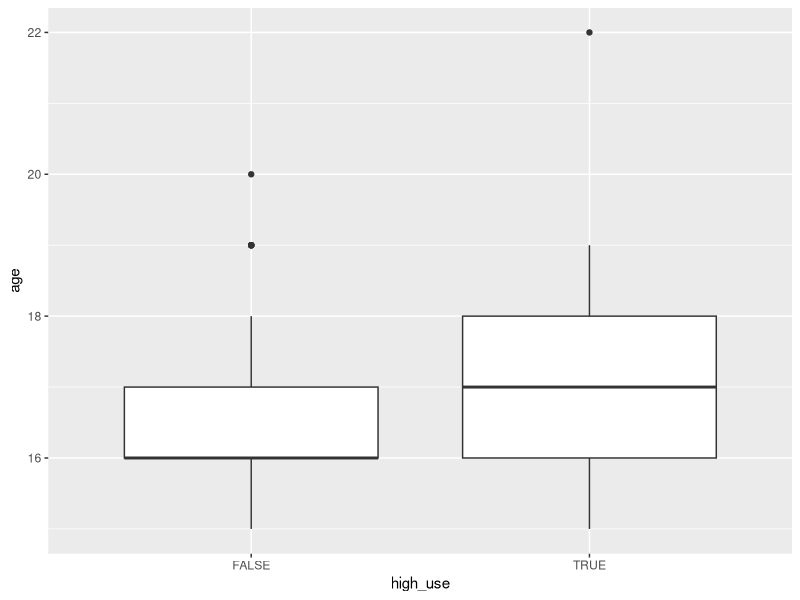
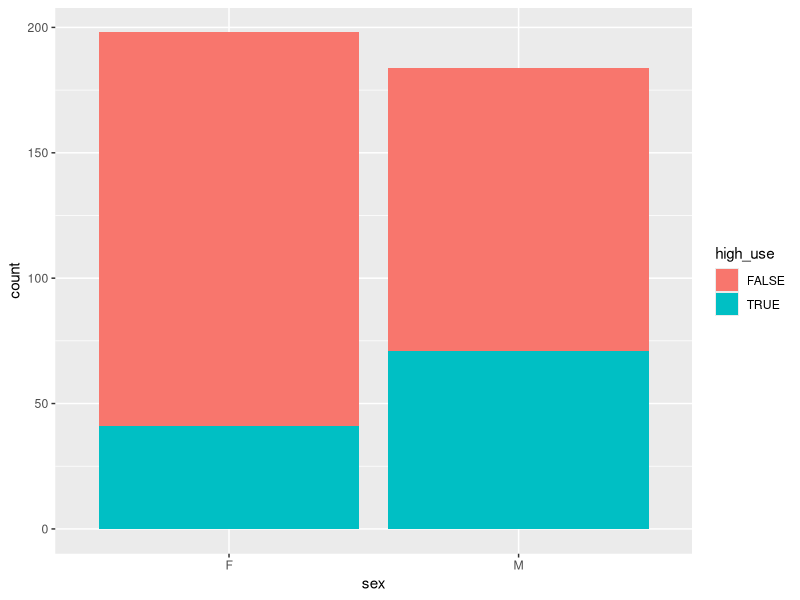
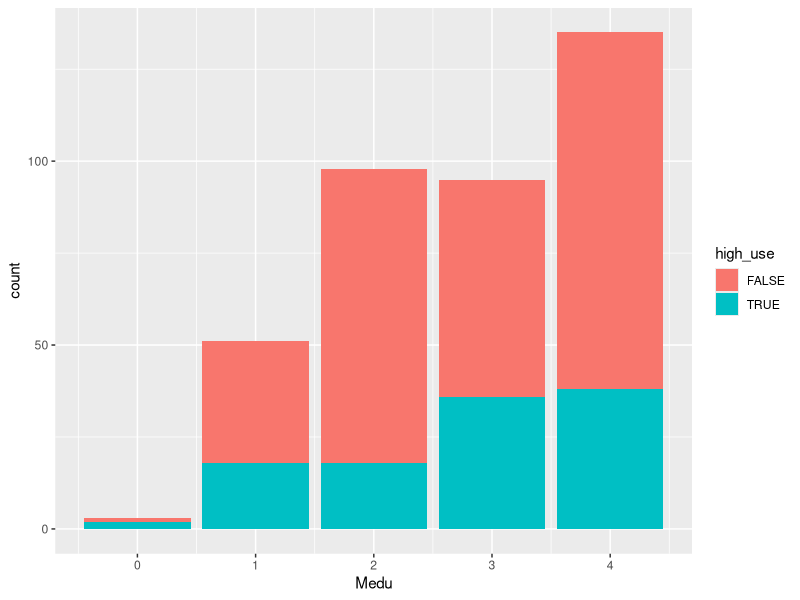
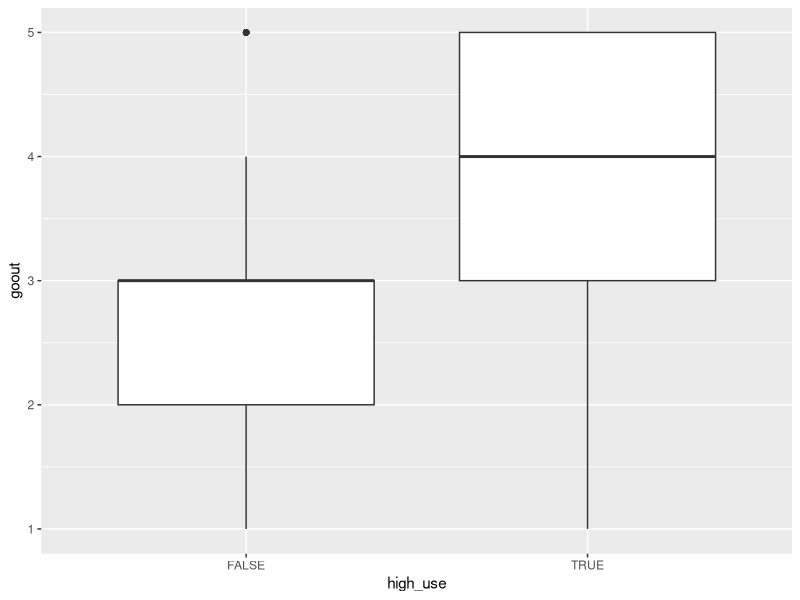
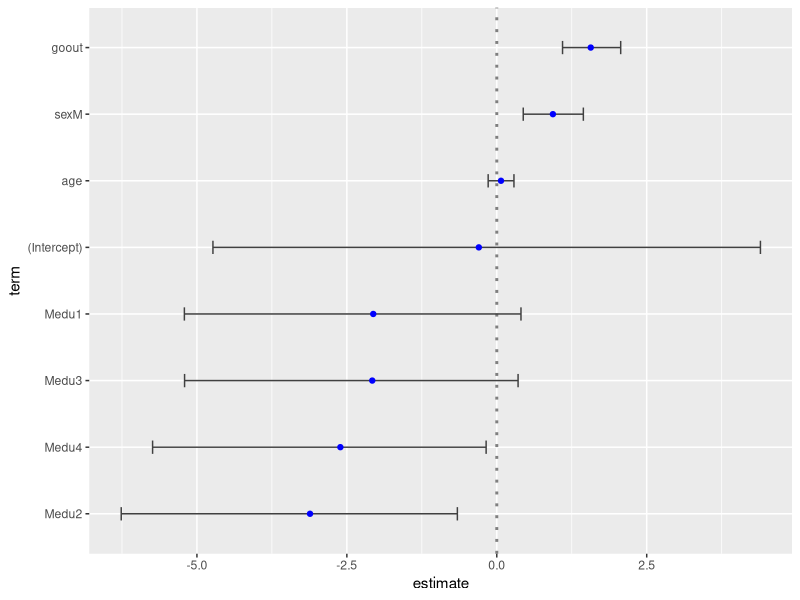

Here is the R script that generated these plots, in order:
## ---- chunk 1
library(data.table)

# Read in learning2014 created with create_learning2014.R
alc<-fread("data/alc.txt")
colnames(alc)
## ---- chunk 2
vars<-c("age","sex","Medu","goout")
str(alc[,vars,with=F])
## ---- chunk 3
library(ggplot2)
library(GGally)
#ggpairs(alc, columns=c(vars,"high_use"))
## ---- chunk 4
library(ggridges)
library(magrittr)
library(dplyr)
ggplot(data=alc, aes(x=high_use, y=age)) + geom_boxplot()

# Differenes in mean and standard deviation
alc %>% group_by(high_use) %>% summarise(mean_age=mean(age), sd_age=sd(age))

# Univariate non-parametric test
wilcox.test(age~high_use, data=alc)
## ---- chunk 5
ggplot(data=alc, aes(x=sex, fill=high_use)) + geom_bar()
table(alc$high_use, alc$sex)
chisq.test(x=alc$high_use, y=alc$sex)
## ---- chunk 6
ggplot(data=alc, aes(x=Medu, fill=high_use)) + geom_bar()
table(alc$high_use, alc$Medu)
chisq.test(y=alc$high_use, x=as.factor(alc$Medu))
## ---- chunk 7
ggplot(data=alc, aes(x=high_use, y=goout)) + geom_boxplot()

# Differenes in mean and standard deviation
alc %>% group_by(high_use) %>% summarise(mean_age=mean(goout), sd_age=sd(goout))

# Univariate non-parametric test
wilcox.test(goout~high_use, data=alc)
## ---- chunk 8
# Let's use Harrell's excellent regression model strategies package
library(rms)
# Let's make sure Medu is factor and scale likert scale "going out" (center to zero, very high=1, very low=-1)
alc[,Medu := as.factor(Medu)]
alc[,goout := (goout - 3)/2]

lrm(high_use~age+sex+Medu+goout, data=alc)
confint.default(lrm(high_use~age+sex+Medu+goout, data=alc))
ggcoef(glm(high_use~age+sex+Medu+goout, data=alc, family="binomial"), exponentiate = F, errorbar_height=.2, color="blue", sort="ascending")

## ---- chunk 9
# Remove age from the model (p-value was low)
mod2<-lrm(high_use~sex+Medu+goout, data=alc, x=T, y=T)

# Get predictions an threshold at zero
preds<-as.numeric(predict(mod2)>0)

# Confusion matrix
cmat<-table(preds, as.numeric(alc$high_use))

cmat

# Training error rate (proportion is incorrectly classified individuals)
((cmat[1,2]+cmat[2,1])/sum(cmat))
## ---- chunk 10
validate(mod2, method="crossvalidation", B=10)
## ---- chunk 11
# Add all variables to the model (excluding those that were used to create the outcome variable)
mod3<-lrm(high_use~., data=alc[,-c("alc_use","Dalc","Walc"),with=F],x=T, y=T)

validate(mod3, method="crossvalidation", B=10, bw=T, pr=F)
